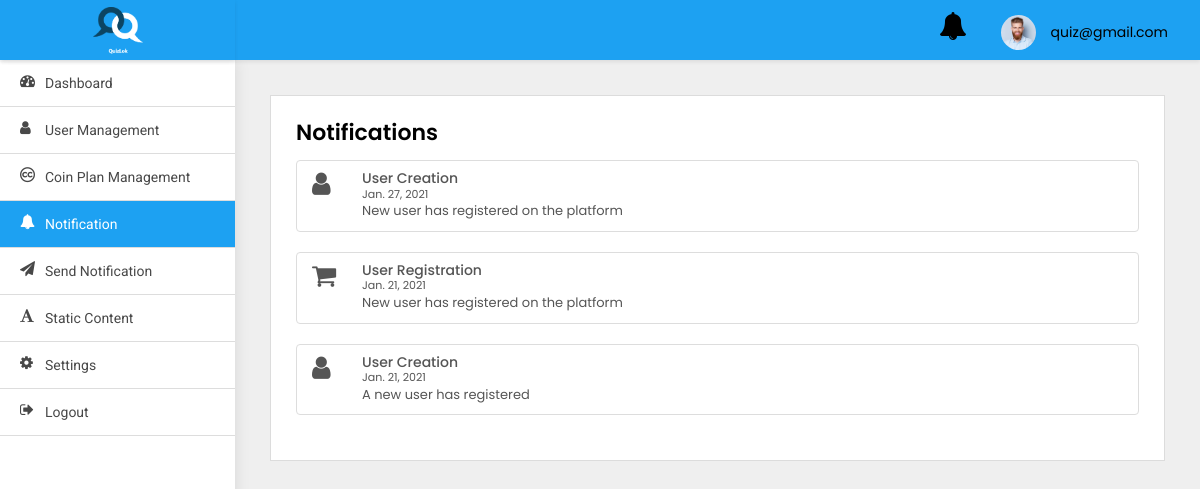
Before: /adminpanel/notification/ (signed in) with the older database file.
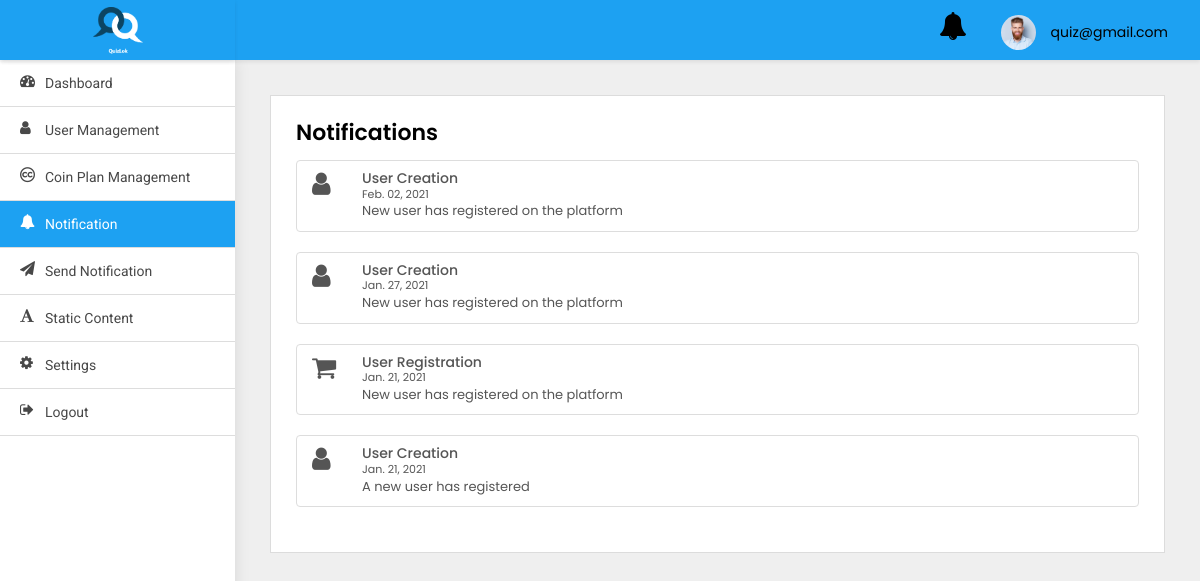
After: the same page with the newer database file.
### adminpanel/models.py (models this page shows)
class UserNotification(models.Model):
    to = models.ForeignKey(User, on_delete=models.CASCADE)
    title = models.CharField(default='title', max_length=200)
    body = models.CharField(default='body', max_length=200)
    read = models.BooleanField(default=False)
    created_at = models.DateTimeField(auto_now_add=True)
    class Meta:
        ordering = ('-created_at',)

### adminpanel/views.py (the view)
# urls.py: path('notification/', NotificationView.as_view(), name='notification'),
class NotificationView(LoginRequiredMixin, ListView):
    model = UserNotification
    template_name = 'notification.html'
    login_url = 'adminpanel:login'

### adminpanel/templates/notification.html (shortened to what this page needs)
{% extends 'base.html' %}
{% block body %}
<div class="WrapperArea">
    <div class="WrapperBox">
        <div class="Small-Wrapper">
            <h4 class="Title">Notifications</h4>
            <div class="NotificationList">
                {% for object in object_list %}
                {% if object.to.is_superuser %}
                <div class="list-group">
                    <a class="list-group-item list-group-item-action flex-column align-items-start">
                        {% if object.title == 'User Creation' %}
                        <figure class="pull-left"><i class="fa  fa-user fa-2x" aria-hidden="true"></i></figure>
                        {% elif object.title == 'Password Changed' %}
                        <figure class="pull-left"><i class="fa  fa-lock fa-2x" aria-hidden="true"></i></figure>
                        {% elif object.title == 'Phone number Update' %}
                        <figure class="pull-left"><i class="fa  fa-phone fa-2x" aria-hidden="true"></i></figure>
                        {% elif object.title == 'Payment' %}
                        <figure class="pull-left"><i class="fa  fa-money fa-2x" aria-hidden="true"></i></figure>
                        {% elif object.title == 'Profile Update' %}
                        <figure class="pull-left"><i class="fa  fa-user fa-2x" aria-hidden="true"></i></figure>
                        {% else %}
                        <figure class="pull-left ml-5"><i class="fa  fa-shopping-cart fa-2x" aria-hidden="true"></i>
                        </figure>
                        {% endif %}
                        <div class="msg-right">
                            <div class="d-flex w-100 justify-content-between">
                                <h5 class="mb-1">{{object.title}}</h5>
                                <small>{{object.created_at|date:'M. d, Y'}}</small>
                            </div>
                            <p class="mb-1"> {{object.body}}</p>
                        </div>
                    </a>
                </div>
                {% endif %}
                {% endfor %}
            </div>
        </div>
    </div>
</div>
{% endblock body %}

Changed rows visible on the page:
added UserNotification: title "User Creation", created_at "Feb. 02, 2021", body "New user has registered on the platform"
